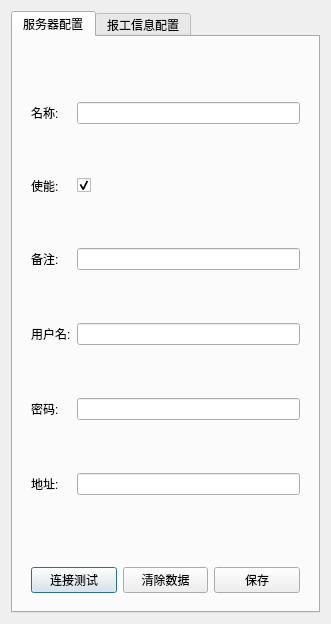
<?xml version="1.0" encoding="UTF-8"?>
<ui version="4.0">
 <class>ConfigDialog</class>
 <widget class="QDialog" name="ConfigDialog">
  <property name="geometry">
   <rect>
    <x>0</x>
    <y>0</y>
    <width>331</width>
    <height>624</height>
   </rect>
  </property>
  <property name="cursor">
   <cursorShape>ArrowCursor</cursorShape>
  </property>
  <property name="windowTitle">
   <string>Dialog</string>
  </property>
  <layout class="QGridLayout" name="gridLayout">
   <item row="0" column="1">
    <widget class="QTabWidget" name="tabWidget">
     <property name="tabPosition">
      <enum>QTabWidget::North</enum>
     </property>
     <property name="currentIndex">
      <number>0</number>
     </property>
     <property name="tabBarAutoHide">
      <bool>true</bool>
     </property>
     <widget class="QWidget" name="Tab1">
      <attribute name="title">
       <string>服务器配置</string>
      </attribute>
      <layout class="QGridLayout" name="gridLayout_7" rowstretch="9,0" columnstretch="3">
       <item row="0" column="0">
        <widget class="QWidget" name="widget_4" native="true">
         <layout class="QGridLayout" name="gridLayout_2">
          <item row="2" column="1">
           <widget class="QLineEdit" name="desc1"/>
          </item>
          <item row="0" column="1">
           <widget class="QLineEdit" name="name1"/>
          </item>
          <item row="4" column="1">
           <widget class="QLineEdit" name="password"/>
          </item>
          <item row="2" column="0">
           <widget class="QLabel" name="Label_4">
            <property name="text">
             <string>备注:</string>
            </property>
           </widget>
          </item>
          <item row="4" column="0">
           <widget class="QLabel" name="Label_6">
            <property name="text">
             <string>密码:</string>
            </property>
           </widget>
          </item>
          <item row="3" column="0">
           <widget class="QLabel" name="Label_5">
            <property name="text">
             <string>用户名:</string>
            </property>
           </widget>
          </item>
          <item row="1" column="0">
           <widget class="QLabel" name="Label_3">
            <property name="text">
             <string>使能:</string>
            </property>
           </widget>
          </item>
          <item row="3" column="1">
           <widget class="QLineEdit" name="username"/>
          </item>
          <item row="5" column="0">
           <widget class="QLabel" name="Label_7">
            <property name="text">
             <string>地址:</string>
            </property>
           </widget>
          </item>
          <item row="0" column="0">
           <widget class="QLabel" name="Label_2">
            <property name="text">
             <string>名称:</string>
            </property>
           </widget>
          </item>
          <item row="1" column="1">
           <widget class="QCheckBox" name="enable1">
            <property name="checked">
             <bool>true</bool>
            </property>
           </widget>
          </item>
          <item row="5" column="1">
           <widget class="QLineEdit" name="address"/>
          </item>
         </layout>
        </widget>
       </item>
       <item row="1" column="0">
        <widget class="QWidget" name="widget_6" native="true">
         <layout class="QHBoxLayout" name="horizontalLayout">
          <item>
           <widget class="QPushButton" name="connectTest">
            <property name="text">
             <string>连接测试</string>
            </property>
           </widget>
          </item>
          <item>
           <widget class="QPushButton" name="clearServerInfor">
            <property name="text">
             <string>清除数据</string>
            </property>
           </widget>
          </item>
          <item>
           <widget class="QPushButton" name="saveServerInfor">
            <property name="text">
             <string>保存</string>
            </property>
           </widget>
          </item>
         </layout>
        </widget>
       </item>
      </layout>
     </widget>
     <widget class="QWidget" name="Tab2">
      <attribute name="title">
       <string>报工信息配置</string>
      </attribute>
      <layout class="QGridLayout" name="gridLayout_6" rowstretch="9,0" columnstretch="3">
       <item row="0" column="0">
        <widget class="QWidget" name="widget" native="true">
         <layout class="QGridLayout" name="gridLayout_4">
          <item row="2" column="1">
           <widget class="QLineEdit" name="desc2"/>
          </item>
          <item row="1" column="1">
           <widget class="QCheckBox" name="enable2">
            <property name="checked">
             <bool>true</bool>
            </property>
           </widget>
          </item>
          <item row="2" column="0">
           <widget class="QLabel" name="Label_18">
            <property name="text">
             <string>备注:</string>
            </property>
           </widget>
          </item>
          <item row="0" column="0">
           <widget class="QLabel" name="Label_16">
            <property name="text">
             <string>名称:</string>
            </property>
           </widget>
          </item>
          <item row="0" column="1">
           <widget class="QLineEdit" name="name2"/>
          </item>
          <item row="1" column="0">
           <widget class="QLabel" name="Label_17">
            <property name="text">
             <string>使能:</string>
            </property>
           </widget>
          </item>
         </layout>
        </widget>
       </item>
       <item row="1" column="0">
        <widget class="QWidget" name="widget_2" native="true">
         <layout class="QHBoxLayout" name="horizontalLayout_2">
          <item>
           <widget class="QPushButton" name="getDataTest">
            <property name="text">
             <string>写值测试</string>
            </property>
           </widget>
          </item>
          <item>
           <widget class="QPushButton" name="clearRecordInfor">
            <property name="text">
             <string>清除数据</string>
            </property>
           </widget>
          </item>
          <item>
           <widget class="QPushButton" name="saveRecordInfor">
            <property name="text">
             <string>保存</string>
            </property>
           </widget>
          </item>
         </layout>
        </widget>
       </item>
      </layout>
     </widget>
    </widget>
   </item>
  </layout>
 </widget>
 <resources/>
 <connections/>
</ui>
